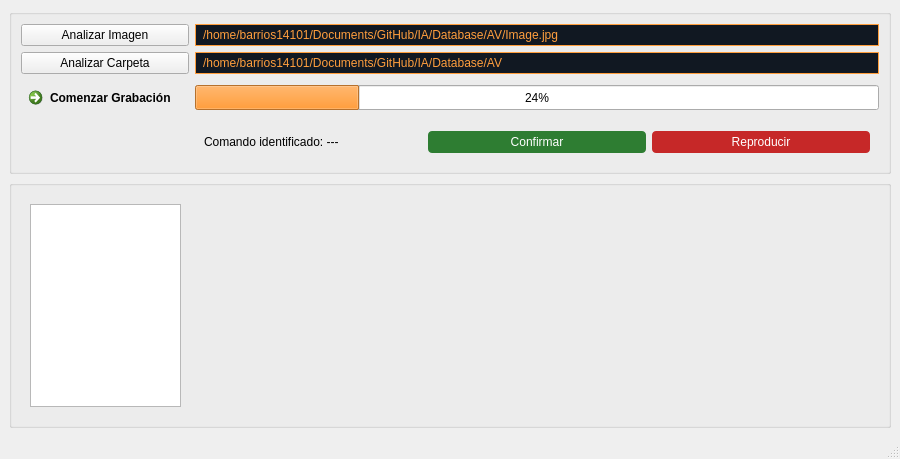
<?xml version="1.0" encoding="UTF-8"?>
<ui version="4.0">
 <class>PestanaPrincipal</class>
 <widget class="QMainWindow" name="PestanaPrincipal">
  <property name="geometry">
   <rect>
    <x>0</x>
    <y>0</y>
    <width>900</width>
    <height>459</height>
   </rect>
  </property>
  <property name="palette">
   <palette>
    <active>
     <colorrole role="Highlight">
      <brush brushstyle="SolidPattern">
       <color alpha="255">
        <red>255</red>
        <green>158</green>
        <blue>61</blue>
       </color>
      </brush>
     </colorrole>
    </active>
    <inactive>
     <colorrole role="Highlight">
      <brush brushstyle="SolidPattern">
       <color alpha="255">
        <red>255</red>
        <green>158</green>
        <blue>61</blue>
       </color>
      </brush>
     </colorrole>
    </inactive>
    <disabled>
     <colorrole role="Highlight">
      <brush brushstyle="SolidPattern">
       <color alpha="255">
        <red>65</red>
        <green>72</green>
        <blue>78</blue>
       </color>
      </brush>
     </colorrole>
    </disabled>
   </palette>
  </property>
  <property name="mouseTracking">
   <bool>false</bool>
  </property>
  <property name="windowTitle">
   <string>Identificador de Piezas</string>
  </property>
  <property name="windowIcon">
   <iconset theme="QIcon::ThemeIcon::Scanner">
    <normaloff>.</normaloff>.</iconset>
  </property>
  <widget class="QWidget" name="centralwidget">
   <layout class="QVBoxLayout" name="verticalLayout" stretch="1,5">
    <property name="leftMargin">
     <number>9</number>
    </property>
    <item>
     <widget class="QGroupBox" name="VentanaDeInput">
      <property name="title">
       <string/>
      </property>
      <layout class="QGridLayout" name="gridLayout" rowminimumheight="0,0,0,0">
       <item row="0" column="0">
        <widget class="QPushButton" name="BotonImagen">
         <property name="toolTip">
          <string>Seleccionar una única imagen para análisis</string>
         </property>
         <property name="text">
          <string>Analizar Imagen</string>
         </property>
        </widget>
       </item>
       <item row="0" column="1">
        <widget class="QLabel" name="ImagenPath">
         <property name="styleSheet">
          <string notr="true">font: 9pt &quot;FreeMono&quot;;
color: #ff9e3d;
background-color: #111822;
border: 1px solid #ff9e3d;
padding: 2px 4px;
</string>
         </property>
         <property name="frameShape">
          <enum>QFrame::NoFrame</enum>
         </property>
         <property name="lineWidth">
          <number>1</number>
         </property>
         <property name="midLineWidth">
          <number>0</number>
         </property>
         <property name="text">
          <string>/home/barrios14101/Documents/GitHub/IA/Database/AV/Image.jpg</string>
         </property>
         <property name="textFormat">
          <enum>Qt::PlainText</enum>
         </property>
        </widget>
       </item>
       <item row="1" column="0">
        <widget class="QPushButton" name="BotonCarpeta">
         <property name="toolTip">
          <string>Seleccionar carpeta con imágenes a analizar</string>
         </property>
         <property name="text">
          <string>Analizar Carpeta</string>
         </property>
        </widget>
       </item>
       <item row="1" column="1">
        <widget class="QLabel" name="CarpetaPath">
         <property name="styleSheet">
          <string notr="true">font: 9pt &quot;FreeMono&quot;;
color: #ff9e3d;
background-color: #111822;
border: 1px solid #ff9e3d;
padding: 2px 4px;
</string>
         </property>
         <property name="frameShape">
          <enum>QFrame::NoFrame</enum>
         </property>
         <property name="text">
          <string>/home/barrios14101/Documents/GitHub/IA/Database/AV</string>
         </property>
        </widget>
       </item>
       <item row="2" column="0">
        <widget class="QCommandLinkButton" name="BotonGrabar">
         <property name="enabled">
          <bool>true</bool>
         </property>
         <property name="sizePolicy">
          <sizepolicy hsizetype="Preferred" vsizetype="Preferred">
           <horstretch>0</horstretch>
           <verstretch>0</verstretch>
          </sizepolicy>
         </property>
         <property name="sizeIncrement">
          <size>
           <width>0</width>
           <height>0</height>
          </size>
         </property>
         <property name="toolTip">
          <string>Iniciar grabación del módulo de Reconocimiento de Voz</string>
         </property>
         <property name="text">
          <string>Comenzar Grabación</string>
         </property>
         <property name="icon">
          <iconset theme="QIcon::ThemeIcon::MediaRecord">
           <normaloff>.</normaloff>.</iconset>
         </property>
        </widget>
       </item>
       <item row="2" column="1">
        <widget class="QProgressBar" name="BarraCargando">
         <property name="maximumSize">
          <size>
           <width>16777215</width>
           <height>25</height>
          </size>
         </property>
         <property name="palette">
          <palette>
           <active>
            <colorrole role="Highlight">
             <brush brushstyle="SolidPattern">
              <color alpha="255">
               <red>255</red>
               <green>158</green>
               <blue>61</blue>
              </color>
             </brush>
            </colorrole>
           </active>
           <inactive>
            <colorrole role="Highlight">
             <brush brushstyle="SolidPattern">
              <color alpha="255">
               <red>255</red>
               <green>158</green>
               <blue>61</blue>
              </color>
             </brush>
            </colorrole>
           </inactive>
           <disabled>
            <colorrole role="Highlight">
             <brush brushstyle="SolidPattern">
              <color alpha="255">
               <red>65</red>
               <green>72</green>
               <blue>78</blue>
              </color>
             </brush>
            </colorrole>
           </disabled>
          </palette>
         </property>
         <property name="value">
          <number>24</number>
         </property>
        </widget>
       </item>
       <item row="3" column="1">
        <widget class="QWidget" name="widget" native="true">
         <layout class="QHBoxLayout" name="horizontalLayout_2">
          <item>
           <widget class="QLabel" name="ComandoLabel">
            <property name="text">
             <string>Comando identificado: ---</string>
            </property>
           </widget>
          </item>
          <item>
           <widget class="QPushButton" name="BotonConfirmarCmd">
            <property name="styleSheet">
             <string notr="true">QPushButton {
    background-color: #2e7d32;
    color: white;
    border-radius: 4px;
    padding: 4px 8px;
}
QPushButton:hover {
    background-color: #388e3c;
}
</string>
            </property>
            <property name="text">
             <string>Confirmar</string>
            </property>
           </widget>
          </item>
          <item>
           <widget class="QPushButton" name="BotonReproducirCmd">
            <property name="styleSheet">
             <string notr="true">QPushButton {
    background-color: #c62828;
    color: white;
    border-radius: 4px;
    padding: 4px 8px;
}
QPushButton:hover {
    background-color: #d32f2f;
}
</string>
            </property>
            <property name="text">
             <string>Reproducir</string>
            </property>
           </widget>
          </item>
         </layout>
        </widget>
       </item>
      </layout>
     </widget>
    </item>
    <item>
     <widget class="QGroupBox" name="Graficos">
      <property name="title">
       <string/>
      </property>
      <layout class="QHBoxLayout" name="horizontalLayout" stretch="1,2,2">
       <item>
        <widget class="QWidget" name="FRAME" native="true">
         <layout class="QGridLayout" name="gridLayout_2">
          <item row="0" column="0">
           <widget class="QTableView" name="DataFrame"/>
          </item>
         </layout>
        </widget>
       </item>
       <item>
        <widget class="QWidget" name="KMeansGraph" native="true"/>
       </item>
       <item>
        <widget class="QWidget" name="BayesGraph" native="true"/>
       </item>
      </layout>
     </widget>
    </item>
   </layout>
  </widget>
  <widget class="QMenuBar" name="menubar">
   <property name="geometry">
    <rect>
     <x>0</x>
     <y>0</y>
     <width>900</width>
     <height>22</height>
    </rect>
   </property>
   <property name="defaultUp">
    <bool>false</bool>
   </property>
   <property name="nativeMenuBar">
    <bool>true</bool>
   </property>
  </widget>
  <widget class="QStatusBar" name="statusbar">
   <property name="enabled">
    <bool>true</bool>
   </property>
  </widget>
 </widget>
 <tabstops>
  <tabstop>BotonImagen</tabstop>
  <tabstop>BotonCarpeta</tabstop>
  <tabstop>BotonGrabar</tabstop>
 </tabstops>
 <resources/>
 <connections/>
</ui>
